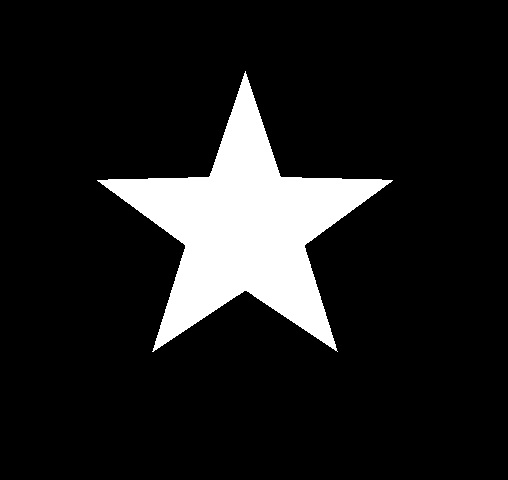
#> input picture 13 opencv（四）/5.jpg, 508 x 480 px
$ python contour.py
#> lines starting #> are read from the running program, lines starting #| are printed output that depends on the picture; after the words box and inside, x2 and y2 are one past the last pixel; in counts of white or black regions, pixels touching at a corner belong together
import cv2

img = cv2.imread('5.jpg')
#> img is the input picture: shape (480, 508, 3); min 0, max 255, mean 29.9
imggray = cv2.cvtColor(img, cv2.COLOR_BGR2GRAY)
ret, thresh = cv2.threshold(imggray, 0, 255, cv2.THRESH_BINARY+cv2.THRESH_OTSU)
#> thresh: shape (480, 508); 11.7% white; 1 white region
#> ret = 8
contours, hierarchy = cv2.findContours(thresh, cv2.RETR_TREE, cv2.CHAIN_APPROX_SIMPLE)
#> contours = 1 contour; box (x1, y1, x2, y2) and area: (97, 71, 393, 352) 28098
# contours, hierarchy = cv2.findContours(thresh, cv2.RETR_TREE, cv2.CHAIN_APPROX_NONE)
print(len(contours[0]))
#| 506
print(len(contours))
#| 1
print(hierarchy)
#| [[[-1 -1 -1 -1]]]
img_contour = cv2.drawContours(img, contours,-1, (0, 0, 255), 2) #三通道才能显示轮廓
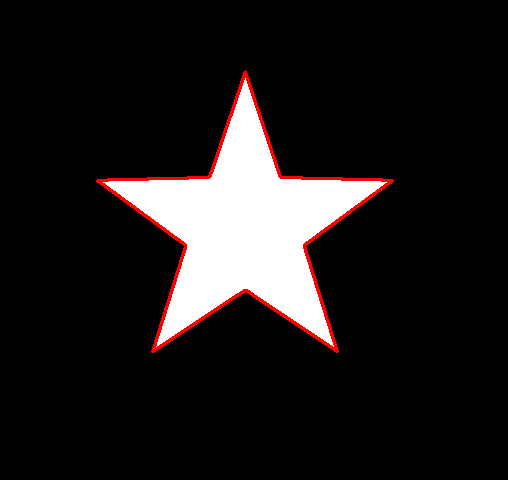
#> img_contour: shape (480, 508, 3); mean B, G, R 27.4, 27.4, 31.4
cv2.imshow("img_contour", img_contour)
cv2.waitKey(0)

$ run again, with 13 opencv（四）/161.jpg copied over 13 opencv（四）/5.jpg
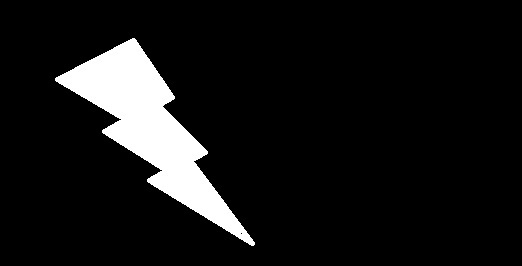
#> input picture 13 opencv（四）/161.jpg, 522 x 266 px
#> img is the input picture: shape (266, 522, 3); min 0, max 255, mean 22
#> thresh: shape (266, 522); 8.6% white; 1 white region
#> ret = 13
#> contours = 2 contours, 1 with area under 20; largest, box (x1, y1, x2, y2) and area: (55, 38, 255, 246) 11684
#| 396
#| 2
#| [[[-1 -1  1 -1]
#|   [-1 -1 -1  0]]]
#> `img_contour = cv2.drawContours(img, contours,-1, (0, 0, 255), 2)`:
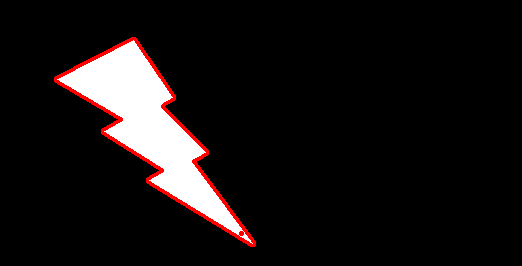
#> img_contour: shape (266, 522, 3); mean B, G, R 19.2, 19.2, 23.7
